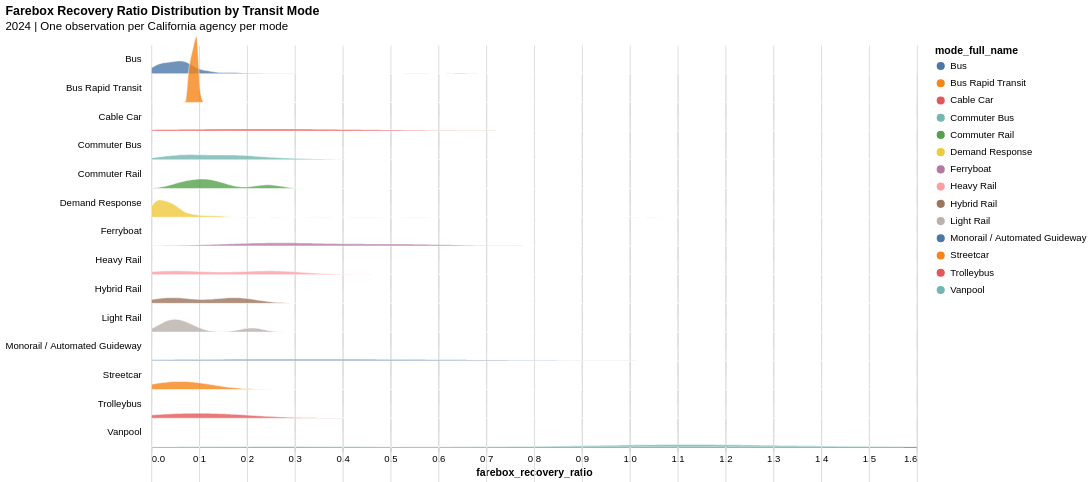

Here is the notebook cell this chart was saved with:
### Markdown cell above
### Farebox Recovery Ratio by Mode

### Code cell
farebox_recovery_ridge = ridge_plot(df_opex_ca, "farebox_recovery_ratio", "mode_full_name",
    year_column="year", year=2024,
    step=30,
    overlap=1.5,
    chart_title="Farebox Recovery Ratio Distribution by Transit Mode",
    chart_subtitle="2024 | One observation per California agency per mode")

farebox_recovery_ridge

### Figure 1 — Vega specification as saved in the notebook (floating-point values rounded to 4 significant figures; data arrays with more than 128 entries replaced by an {"elided": "..."} marker saying what was removed)
{"$schema": "https://vega.github.io/schema/vega/v6.json", "data": [{"name": "_server_source_0", "values": {"elided": "388 records"}}, {"name": "source_0", "source": "_server_source_0", "transform": [{"type": "kde", "field": "farebox_recovery_ratio", "groupby": ["mode_full_name"], "resolve": "shared", "as": ["farebox_recovery_ratio", "density"]}, {"type": "impute", "field": "density", "key": "farebox_recovery_ratio", "method": "value", "groupby": ["mode_full_name", "mode_full_name"], "value": 0}, {"type": "stack", "field": "density", "groupby": ["farebox_recovery_ratio", "mode_full_name"], "sort": {"field": ["mode_full_name"], "order": ["descending"]}, "as": ["density_start", "density_end"], "offset": "zero"}]}, {"name": "row_domain", "source": "source_0", "transform": [{"type": "aggregate", "groupby": ["mode_full_name"]}]}, {"name": "source_0_x_domain_farebox_recovery_ratio", "source": "source_0", "transform": [{"type": "formula", "expr": "+datum['farebox_recovery_ratio']", "as": "farebox_recovery_ratio"}, {"type": "aggregate", "groupby": [], "fields": ["farebox_recovery_ratio", "farebox_recovery_ratio"], "ops": ["min", "max"], "as": ["min", "max"]}]}, {"name": "source_0_color_domain_mode_full_name", "source": "source_0", "transform": [{"type": "aggregate", "groupby": ["mode_full_name"], "fields": [], "ops": [], "as": []}, {"type": "formula", "expr": "datum['mode_full_name']", "as": "sort_field"}, {"type": "project", "fields": ["mode_full_name"]}]}], "signals": [{"name": "child_width", "value": 800}, {"name": "child_height", "value": 30}], "marks": [{"type": "group", "name": "row_header", "from": {"data": "row_domain"}, "sort": {"field": "datum[\"mode_full_name\"]", "order": "ascending"}, "encode": {"update": {"height": {"signal": "child_height"}}}, "title": {"text": {"signal": "isValid(parent[\"mode_full_name\"]) ? parent[\"mode_full_name\"] : \"\"+parent[\"mode_full_name\"]"}, "orient": "left", "style": "guide-label", "baseline": "middle", "angle": 0, "frame": "group", "align": "left", "offset": 10}, "role": "row-header"}, {"type": "group", "name": "column_footer", "encode": {"update": {"width": {"signal": "child_width"}}}, "axes": [{"scale": "x", "tickCount": {"signal": "ceil(child_width/40)"}, "title": "farebox_recovery_ratio", "orient": "bottom", "grid": false, "zindex": 0, "labelOverlap": true, "labelFlush": true}], "role": "column-footer"}, {"type": "group", "name": "cell", "from": {"facet": {"data": "source_0", "name": "facet", "groupby": ["mode_full_name"]}}, "sort": {"field": ["datum[\"mode_full_name\"]"], "order": ["ascending"]}, "encode": {"update": {"width": {"signal": "child_width"}, "height": {"signal": "child_height"}}}, "marks": [{"type": "group", "name": "child_pathgroup", "from": {"facet": {"data": "facet", "name": "faceted_path_child_main", "groupby": ["mode_full_name"]}}, "encode": {"update": {"height": {"field": {"signal": null, "datum": null, "group": "height", "parent": null}}, "width": {"field": {"signal": null, "datum": null, "group": "width", "parent": null}}}}, "marks": [{"type": "area", "name": "child_marks", "from": {"data": "faceted_path_child_main"}, "sort": {"field": "x"}, "encode": {"update": {"x": {"field": "farebox_recovery_ratio", "scale": "x"}, "stroke": {"value": "white"}, "interpolate": {"value": "monotone"}, "tooltip": {"signal": "{\"mode_full_name\": isValid(datum[\"mode_full_name\"]) ? isArray(datum[\"mode_full_name\"]) ? join(datum[\"mode_full_name\"], '\\n') : datum[\"mode_full_name\"] : \"\"+datum[\"mode_full_name\"], \"farebox_recovery_ratio\": format(datum[\"farebox_recovery_ratio\"], \".3f\"), \"Density\": format(datum[\"density\"], \".3f\")}"}, "orient": {"value": "vertical"}, "y": {"field": "density_end", "scale": "y"}, "fill": {"field": "mode_full_name", "scale": "color"}, "strokeWidth": {"value": 0.5}, "y2": {"field": "density_start", "scale": "y"}, "defined": {"signal": "isValid(datum[\"farebox_recovery_ratio\"]) && isFinite(+datum[\"farebox_recovery_ratio\"]) && isValid(datum[\"density\"]) && isFinite(+datum[\"density\"])"}, "fillOpacity": {"value": 0.8}}}, "style": ["area"]}]}], "axes": [{"scale": "x", "orient": "bottom", "gridScale": "y", "domain": false, "aria": false, "maxExtent": 0, "grid": true, "tickCount": {"signal": "ceil(child_width/40)"}, "zindex": 0, "labels": false, "ticks": false, "minExtent": 0}], "style": "cell"}], "scales": [{"name": "x", "type": "linear", "domain": [{"signal": "(data(\"source_0_x_domain_farebox_recovery_ratio\")[0] || {}).min"}, {"signal": "(data(\"source_0_x_domain_farebox_recovery_ratio\")[0] || {}).max"}], "range": [0, {"signal": "child_width"}], "nice": true, "zero": false}, {"name": "y", "type": "linear", "domain": {"data": "source_0", "fields": ["density_start", "density_end"]}, "range": [30, -45], "zero": true, "nice": true}, {"name": "color", "type": "ordinal", "domain": {"data": "source_0_color_domain_mode_full_name", "field": "mode_full_name", "sort": true}, "range": "category"}], "title": {"text": "Farebox Recovery Ratio Distribution by Transit Mode", "subtitle": "2024 | One observation per California agency per mode", "anchor": "start"}, "layout": {"padding": 0, "columns": 1, "bounds": "flush", "align": "all"}, "padding": 5, "background": "white", "legends": [{"title": "mode_full_name", "fill": "color", "symbolType": "circle", "encode": {"symbols": {"update": {"stroke": {"value": "white"}}}}}], "config": {"style": {"cell": {"stroke": null}}}}
